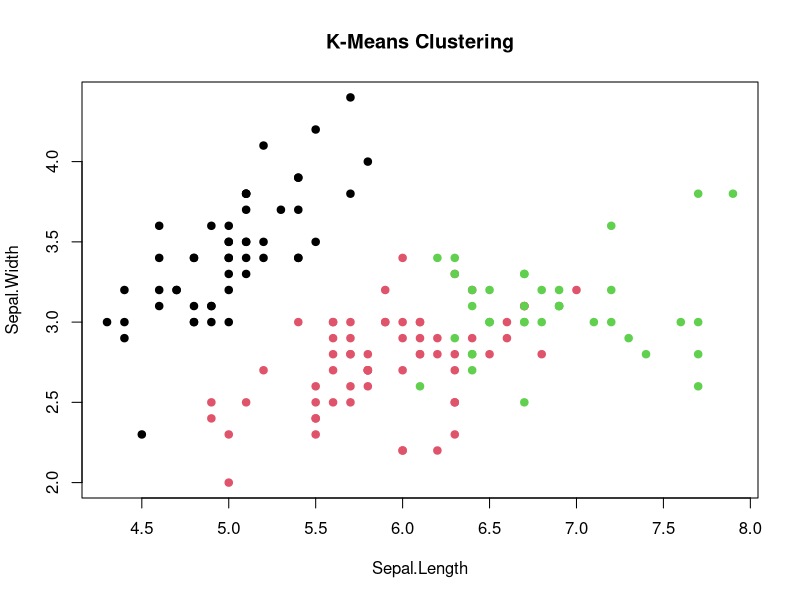

Write the R code that produced this figure.
data(iris)

# Use only numeric columns
iris_numeric <- iris[,1:4]

# K-Means Clustering
set.seed(123)

kmeans_result <- kmeans(iris_numeric,
                        centers = 3)

print(kmeans_result)

# Cluster Plot
plot(iris_numeric[,1:2],
     col = kmeans_result$cluster,
     pch = 19,
     main = "K-Means Clustering")
